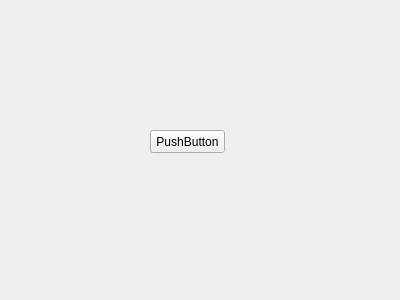
<?xml version="1.0" encoding="UTF-8"?>
<ui version="4.0">
 <class>TextWidget</class>
 <widget class="QWidget" name="TextWidget">
  <property name="geometry">
   <rect>
    <x>0</x>
    <y>0</y>
    <width>400</width>
    <height>300</height>
   </rect>
  </property>
  <property name="windowTitle">
   <string>Form</string>
  </property>
  <widget class="QPushButton" name="pushButton">
   <property name="geometry">
    <rect>
     <x>150</x>
     <y>130</y>
     <width>75</width>
     <height>23</height>
    </rect>
   </property>
   <property name="text">
    <string>PushButton</string>
   </property>
  </widget>
 </widget>
 <resources/>
 <connections/>
</ui>
